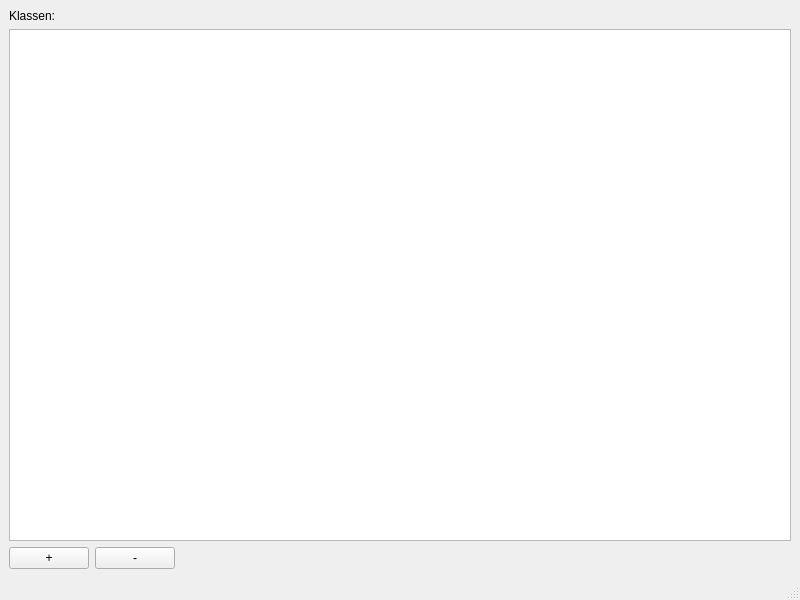
<?xml version="1.0" encoding="UTF-8"?>
<ui version="4.0">
 <class>MainWindow</class>
 <widget class="QMainWindow" name="MainWindow">
  <property name="geometry">
   <rect>
    <x>0</x>
    <y>0</y>
    <width>800</width>
    <height>600</height>
   </rect>
  </property>
  <property name="windowTitle">
   <string>MainWindow</string>
  </property>
  <widget class="QWidget" name="centralwidget">
   <layout class="QVBoxLayout" name="verticalLayout">
    <item>
     <widget class="QLabel" name="label">
      <property name="text">
       <string>Klassen:</string>
      </property>
     </widget>
    </item>
    <item>
     <widget class="QTreeView" name="tvClasses"/>
    </item>
    <item>
     <layout class="QHBoxLayout" name="horizontalLayout">
      <item>
       <widget class="QPushButton" name="pbAddClass">
        <property name="text">
         <string>+</string>
        </property>
       </widget>
      </item>
      <item>
       <widget class="QPushButton" name="pbRemoveClass">
        <property name="text">
         <string>-</string>
        </property>
       </widget>
      </item>
      <item>
       <spacer name="horizontalSpacer">
        <property name="orientation">
         <enum>Qt::Horizontal</enum>
        </property>
        <property name="sizeHint" stdset="0">
         <size>
          <width>40</width>
          <height>20</height>
         </size>
        </property>
       </spacer>
      </item>
     </layout>
    </item>
   </layout>
  </widget>
  <widget class="QMenuBar" name="menubar">
   <property name="geometry">
    <rect>
     <x>0</x>
     <y>0</y>
     <width>800</width>
     <height>17</height>
    </rect>
   </property>
  </widget>
  <widget class="QStatusBar" name="statusbar"/>
 </widget>
 <resources/>
 <connections/>
</ui>
